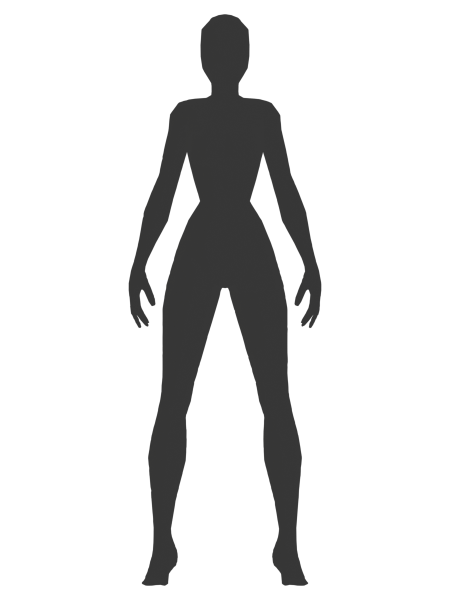
#> input picture backend/app/assets/body_mesh/source_renders/female_base.png, 900 x 1200 px (shown at 1/2 size)
$ python -i image_normalizer.py   (imports and definitions only)
#> lines starting #> are read from the running program, lines starting #| are printed output that depends on the picture
#> further down, picture is the input picture: PIL image 900x1200 RGBA; mean R, G, B, A 9.9, 9.9, 9.9, 44.1
# -*- coding: utf-8 -*-
import os
from dataclasses import dataclass
from io import BytesIO
from pathlib import Path
from typing import Optional
from urllib.parse import unquote, urlparse
from urllib.request import Request, urlopen
from uuid import uuid4

from PIL import Image, ImageChops, ImageFilter, ImageOps, ImageStat, UnidentifiedImageError


class ImageNormalizationError(Exception):
    pass


@dataclass(frozen=True)
class NormalizedImage:
    url: str
    path: Path
    width: int
    height: int
    file_size_bytes: int
    simplicity_score: float
    too_simple: bool


HF_INPUT_DIR = Path("uploads") / "hf_inputs"
# [1 line not run here, left out]


# [162 lines left out: functions download_or_open_image, normalize_image_for_vton, fit_on_studio_canvas, validate_source_image, crop_garment_content, not called in this run]


def image_simplicity_score(image: Image.Image) -> float:
    """Return 0.0 for visually simple images and closer to 1.0 for photo-like images."""

    rgb = image.convert("RGB").resize((192, 256), Image.Resampling.BILINEAR)
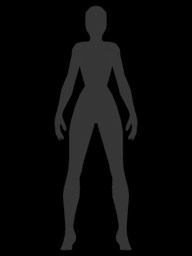
#> rgb: PIL image 192x256 RGB; mean R, G, B 9.8, 9.8, 9.8
    stat = ImageStat.Stat(rgb)
    channel_stddev = sum(stat.stddev) / 3.0
#> channel_stddev = 20.44

    gray = rgb.convert("L")
    edge = gray.filter(ImageFilter.FIND_EDGES)
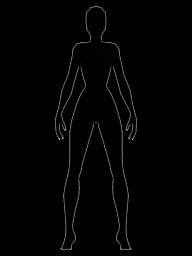
#> edge: PIL image 192x256 L; min 0, max 214, mean 2.6
    edge_stat = ImageStat.Stat(edge)
    edge_strength = edge_stat.mean[0]
#> edge_strength = 2.64

    histogram = gray.histogram()
#> histogram = 256 values, max 39212 at index 0, min 0 at index 56, mean 192
    non_empty_bins = sum(1 for value in histogram if value)
#> non_empty_bins = 56

    score = (channel_stddev / 80.0) * 0.45
#> score = 0.115
    score += (edge_strength / 40.0) * 0.35
#> score = 0.138
    score += (non_empty_bins / 256.0) * 0.20
#> score = 0.182
    return max(0.0, min(1.0, score))


# [68 lines left out: functions is_too_simple_for_vton, save_optimized_jpeg, public_upload_url, resolve_local_path, not called in this run]

>>> from PIL import Image
>>> picture = Image.open('../assets/body_mesh/source_renders/female_base.png')
>>> result = image_simplicity_score(picture)
#> result = 0.182

$ run again, on backend/app/assets/body_mesh/source_renders/male_base.png
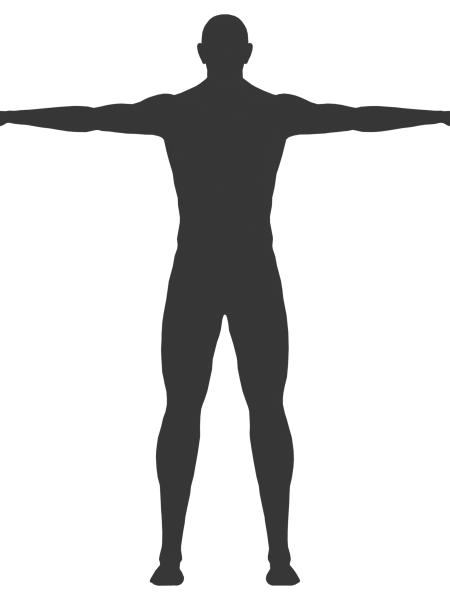
#> input picture backend/app/assets/body_mesh/source_renders/male_base.png, 900 x 1200 px (shown at 1/2 size)
#> picture is the input picture: PIL image 900x1200 RGBA; mean R, G, B, A 11.7, 11.7, 11.7, 52.9
#> in image_simplicity_score, `rgb = image.convert("RGB").resize((192, 256), Image.Resampling.BILINEAR)`:
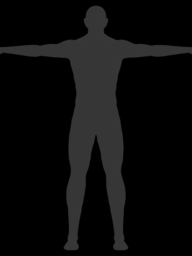
#> rgb: PIL image 192x256 RGB; mean R, G, B 11.6, 11.6, 11.6
#> channel_stddev = 21.87
#> in image_simplicity_score, `edge = gray.filter(ImageFilter.FIND_EDGES)`:
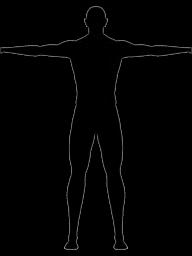
#> edge: PIL image 192x256 L; min 0, max 148, mean 2.4
#> edge_strength = 2.37
#> histogram = 256 values, max 37706 at index 0, min 0 at index 56, mean 192
#> non_empty_bins = 56
#> in image_simplicity_score, `score = (channel_stddev / 80.0) * 0.45`: score = 0.123
#> in image_simplicity_score, `score += (edge_strength / 40.0) * 0.35`: score = 0.144
#> in image_simplicity_score, `score += (non_empty_bins / 256.0) * 0.20`: score = 0.188
